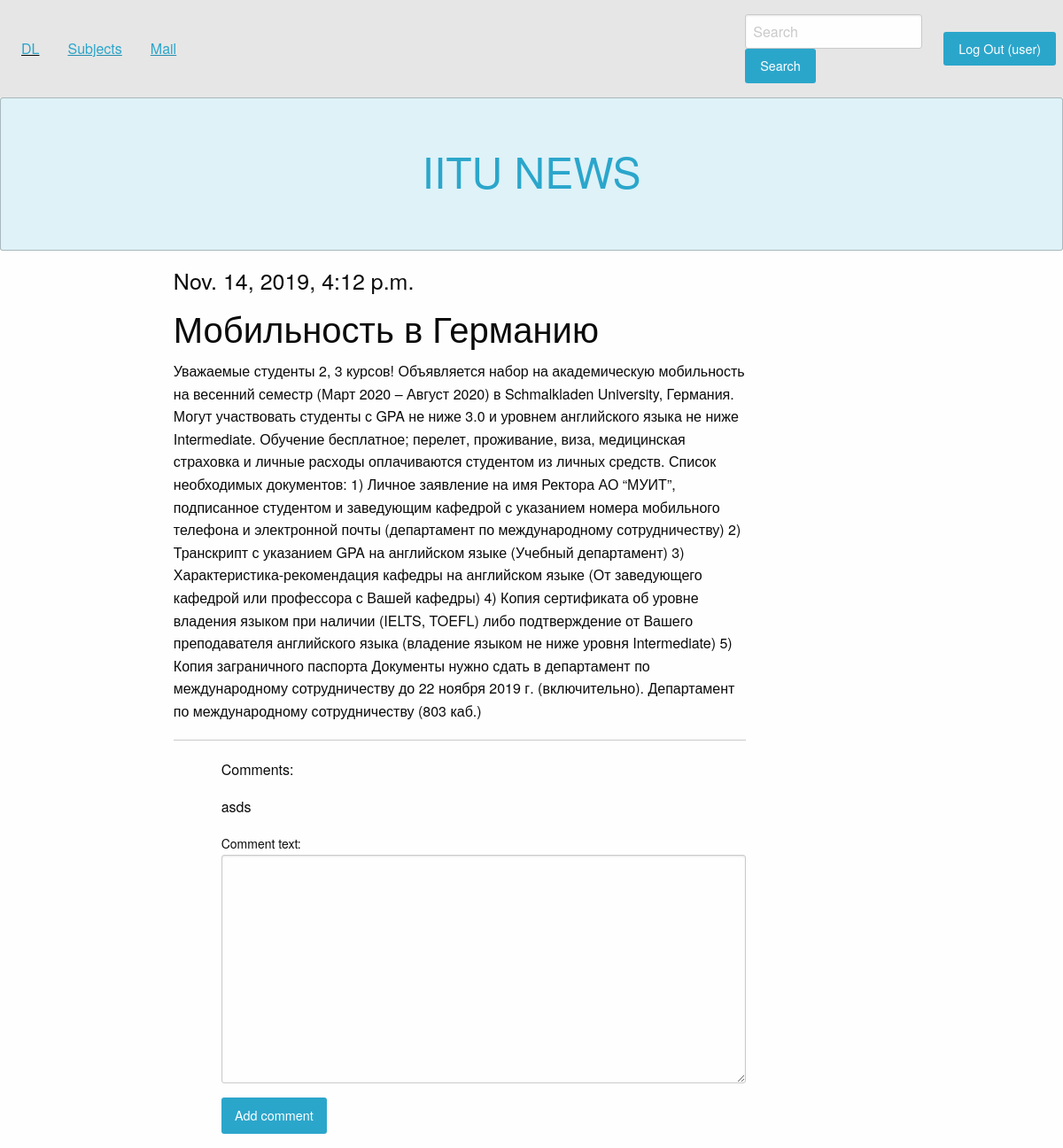
The app's page /basicview/articles/get/15/ (signed in) with its own data.
### article/models.py (models this page shows)
class Article(models.Model):
    class Meta:
        db_table = "article"
    article_title = models.CharField(max_length=200)
    article_text = models.TextField()
    article_date = models.DateTimeField()
    article_likes = models.IntegerField(default=0)

class Commands(models.Model):
    class Meta:
        db_table = 'comments'
    comment_text = models.TextField()
    comments_article = models.ForeignKey(Article, on_delete=models.CASCADE)

### article/views.py (the view)
# urls.py: path('articles/get/<int:article_id>/', article.views.article),
def article(request, article_id=1):
    command_form = CommandForm
    args = {}
    args.update(csrf(request))  # Type of hackers attack
    args['article'] = Article.objects.get(id=article_id)
    args['comments'] = Commands.objects.filter(comments_article_id=article_id)
    args['form'] = command_form
    args['username'] = auth.get_user(request).username
    return render_to_response('article.html', args)

### article/templates/article.html (shortened to what this page needs)
{% extends 'main.html' %}
{% block article %}
<h4>{{ article.article_date }}</h4>
<h2>{{ article.article_title }}</h2>
<p>{{ article.article_text }}</p>
<hr>
    <div class="large-offset-1 large-8 columns">
<p>Comments:</p>
{% for comment in comments %}
    <p>{{ comment.comment_text }}</p>
{% endfor %}
        {% if username %}
        <form action="/articles/addcomment/{{ article.id }}/" method="post">
            {{ form }}
            <input type="submit" class="button" value="Add comment">
        </form>
    {% endif %}
    </div>
{% endblock %}

### article/templates/main.html (shortened to what this page needs)
{% load static %}
<!DOCTYPE html>
<html lang="en">
<head>
    <link rel="stylesheet" href="{% static "css/style.css"%}">
</head>
<body>
    <div class="top-bar">
          <div class="top-bar-left">
            <ul class="menu">
                <li><u><a href="/">DL</a></u></li>
                {% if username %}
                    <li><u style="text-decoration-color: #258faf;"><a href="/user/">Subjects</a></u></li>
                    <li><u style="text-decoration-color: #258faf"><a href="/mail/">Mail</a></u></li>
                {% endif %}
            </ul>
        </div>
        <div class="top-bar">
            <ul class="menu">
                <form action="{% url "articles" %}">
                    <li><input type="text" name="search_field" value="" placeholder="Search" ></li>
                    <li><input class="button" type="submit" name="Search" value="Search"></li>
                </form>
            </ul>
        </div>
        <div class="top-bar-right">
            <ul class="menu">
                {% if username %}
                    <a class="button" href="/auth/logout/">Log Out ({{ username }})</a>
                {% else %}
                    <a class="button" href="/auth/login/">Log In</a>
                {% endif %}
            </ul>
        </div>
    </div>
    <div class="callout large primary">
      <div class="row column text-center">
        <h1><a href="/">IITU NEWS</a></h1>
      </div>
    </div>
    <div class="grid-container">
        <div class="grid-x">
        <div class="small-1 columns"></div> <!— Для отступа слева —>
            <div class="small-8 columns">{% block article %}{% endblock %}</div></div>
    </div>
</body>
</html>

### records on screen
Article: article_date "Nov. 14, 2019, 4:12 p.m.", article_title "Мобильность в Германию", article_text "Уважаемые студенты 2, 3 курсов! Объявляется набор на академическую мобильность на весенний семестр (Март 2020 – Август 2020) в Schmalkladen University, Германия. Могут участвовать студенты с GPA не ниже 3.0 и уровнем английского языка не ниже Intermediate. Обучение бесплатное; перелет, проживание, виза, медицинская страховка и личные расходы оплачиваются студентом из личных средств. Список необходимых документов: 1) Личное заявление на имя Ректора АО “МУИТ”, подписанное студентом и заведующим кафедрой с указанием номера мобильного телефона и электронной почты (департамент по международному сотрудничеству) 2) Транскрипт с указанием GPA на английском языке (Учебный департамент) 3)…"
Commands: comment_text "asds"

### other values on screen
{{ username }} "user"
